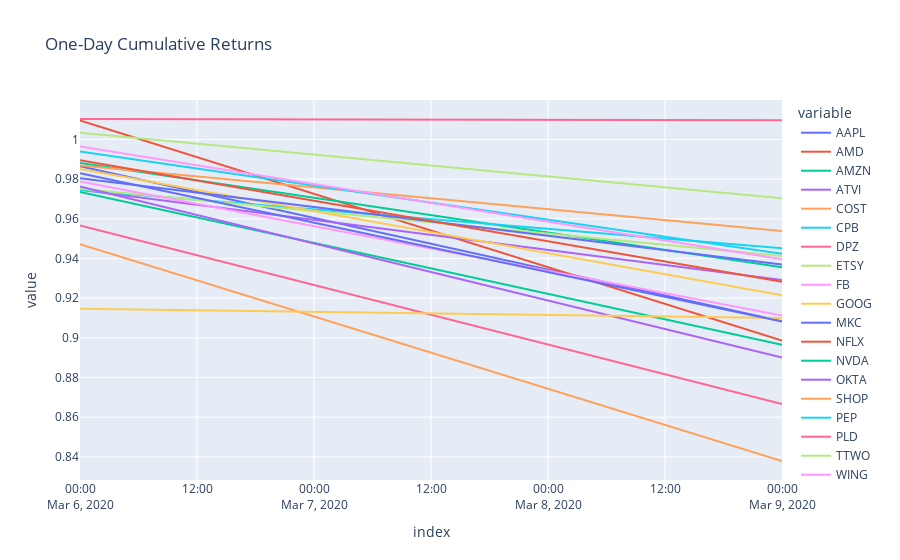

Here is the notebook cell this chart was saved with:
### Code cell
px.line(cumulative_returns, title = "One-Day Cumulative Returns")

### Figure 1 — Plotly figure (JSON) as saved in the notebook; plotly's stock layout.template omitted (floating-point values rounded to 4 significant figures)
{"data": [{"hovertemplate": "variable=AAPL<br>index=%{x}<br>value=%{y}<extra></extra>", "legendgroup": "AAPL", "line": {"color": "#636efa", "dash": "solid"}, "mode": "lines", "name": "AAPL", "orientation": "v", "showlegend": true, "type": "scatter", "x": ["2020-03-06", "2020-03-09"], "xaxis": "x", "y": [0.9865, 0.9084], "yaxis": "y"}, {"hovertemplate": "variable=AMD<br>index=%{x}<br>value=%{y}<extra></extra>", "legendgroup": "AMD", "line": {"color": "#EF553B", "dash": "solid"}, "mode": "lines", "name": "AMD", "orientation": "v", "showlegend": true, "type": "scatter", "x": ["2020-03-06", "2020-03-09"], "xaxis": "x", "y": [1.01, 0.8986], "yaxis": "y"}, {"hovertemplate": "variable=AMZN<br>index=%{x}<br>value=%{y}<extra></extra>", "legendgroup": "AMZN", "line": {"color": "#00cc96", "dash": "solid"}, "mode": "lines", "name": "AMZN", "orientation": "v", "showlegend": true, "type": "scatter", "x": ["2020-03-06", "2020-03-09"], "xaxis": "x", "y": [0.9881, 0.9355], "yaxis": "y"}, {"hovertemplate": "variable=ATVI<br>index=%{x}<br>value=%{y}<extra></extra>", "legendgroup": "ATVI", "line": {"color": "#ab63fa", "dash": "solid"}, "mode": "lines", "name": "ATVI", "orientation": "v", "showlegend": true, "type": "scatter", "x": ["2020-03-06", "2020-03-09"], "xaxis": "x", "y": [0.9746, 0.9292], "yaxis": "y"}, {"hovertemplate": "variable=COST<br>index=%{x}<br>value=%{y}<extra></extra>", "legendgroup": "COST", "line": {"color": "#FFA15A", "dash": "solid"}, "mode": "lines", "name": "COST", "orientation": "v", "showlegend": true, "type": "scatter", "x": ["2020-03-06", "2020-03-09"], "xaxis": "x", "y": [0.9868, 0.9539], "yaxis": "y"}, {"hovertemplate": "variable=CPB<br>index=%{x}<br>value=%{y}<extra></extra>", "legendgroup": "CPB", "line": {"color": "#19d3f3", "dash": "solid"}, "mode": "lines", "name": "CPB", "orientation": "v", "showlegend": true, "type": "scatter", "x": ["2020-03-06", "2020-03-09"], "xaxis": "x", "y": [0.9746, 0.9452], "yaxis": "y"}, {"hovertemplate": "variable=DPZ<br>index=%{x}<br>value=%{y}<extra></extra>", "legendgroup": "DPZ", "line": {"color": "#FF6692", "dash": "solid"}, "mode": "lines", "name": "DPZ", "orientation": "v", "showlegend": true, "type": "scatter", "x": ["2020-03-06", "2020-03-09"], "xaxis": "x", "y": [1.01, 1.01], "yaxis": "y"}, {"hovertemplate": "variable=ETSY<br>index=%{x}<br>value=%{y}<extra></extra>", "legendgroup": "ETSY", "line": {"color": "#B6E880", "dash": "solid"}, "mode": "lines", "name": "ETSY", "orientation": "v", "showlegend": true, "type": "scatter", "x": ["2020-03-06", "2020-03-09"], "xaxis": "x", "y": [0.9752, 0.9413], "yaxis": "y"}, {"hovertemplate": "variable=FB<br>index=%{x}<br>value=%{y}<extra></extra>", "legendgroup": "FB", "line": {"color": "#FF97FF", "dash": "solid"}, "mode": "lines", "name": "FB", "orientation": "v", "showlegend": true, "type": "scatter", "x": ["2020-03-06", "2020-03-09"], "xaxis": "x", "y": [0.9789, 0.9113], "yaxis": "y"}, {"hovertemplate": "variable=GOOG<br>index=%{x}<br>value=%{y}<extra></extra>", "legendgroup": "GOOG", "line": {"color": "#FECB52", "dash": "solid"}, "mode": "lines", "name": "GOOG", "orientation": "v", "showlegend": true, "type": "scatter", "x": ["2020-03-06", "2020-03-09"], "xaxis": "x", "y": [0.9852, 0.9215], "yaxis": "y"}, {"hovertemplate": "variable=MKC<br>index=%{x}<br>value=%{y}<extra></extra>", "legendgroup": "MKC", "line": {"color": "#636efa", "dash": "solid"}, "mode": "lines", "name": "MKC", "orientation": "v", "showlegend": true, "type": "scatter", "x": ["2020-03-06", "2020-03-09"], "xaxis": "x", "y": [0.9805, 0.937], "yaxis": "y"}, {"hovertemplate": "variable=NFLX<br>index=%{x}<br>value=%{y}<extra></extra>", "legendgroup": "NFLX", "line": {"color": "#EF553B", "dash": "solid"}, "mode": "lines", "name": "NFLX", "orientation": "v", "showlegend": true, "type": "scatter", "x": ["2020-03-06", "2020-03-09"], "xaxis": "x", "y": [0.9896, 0.9282], "yaxis": "y"}, {"hovertemplate": "variable=NVDA<br>index=%{x}<br>value=%{y}<extra></extra>", "legendgroup": "NVDA", "line": {"color": "#00cc96", "dash": "solid"}, "mode": "lines", "name": "NVDA", "orientation": "v", "showlegend": true, "type": "scatter", "x": ["2020-03-06", "2020-03-09"], "xaxis": "x", "y": [0.9736, 0.8965], "yaxis": "y"}, {"hovertemplate": "variable=OKTA<br>index=%{x}<br>value=%{y}<extra></extra>", "legendgroup": "OKTA", "line": {"color": "#ab63fa", "dash": "solid"}, "mode": "lines", "name": "OKTA", "orientation": "v", "showlegend": true, "type": "scatter", "x": ["2020-03-06", "2020-03-09"], "xaxis": "x", "y": [0.9763, 0.89], "yaxis": "y"}, {"hovertemplate": "variable=SHOP<br>index=%{x}<br>value=%{y}<extra></extra>", "legendgroup": "SHOP", "line": {"color": "#FFA15A", "dash": "solid"}, "mode": "lines", "name": "SHOP", "orientation": "v", "showlegend": true, "type": "scatter", "x": ["2020-03-06", "2020-03-09"], "xaxis": "x", "y": [0.9472, 0.8379], "yaxis": "y"}, {"hovertemplate": "variable=PEP<br>index=%{x}<br>value=%{y}<extra></extra>", "legendgroup": "PEP", "line": {"color": "#19d3f3", "dash": "solid"}, "mode": "lines", "name": "PEP", "orientation": "v", "showlegend": true, "type": "scatter", "x": ["2020-03-06", "2020-03-09"], "xaxis": "x", "y": [0.994, 0.9424], "yaxis": "y"}, {"hovertemplate": "variable=PLD<br>index=%{x}<br>value=%{y}<extra></extra>", "legendgroup": "PLD", "line": {"color": "#FF6692", "dash": "solid"}, "mode": "lines", "name": "PLD", "orientation": "v", "showlegend": true, "type": "scatter", "x": ["2020-03-06", "2020-03-09"], "xaxis": "x", "y": [0.9566, 0.8667], "yaxis": "y"}, {"hovertemplate": "variable=TTWO<br>index=%{x}<br>value=%{y}<extra></extra>", "legendgroup": "TTWO", "line": {"color": "#B6E880", "dash": "solid"}, "mode": "lines", "name": "TTWO", "orientation": "v", "showlegend": true, "type": "scatter", "x": ["2020-03-06", "2020-03-09"], "xaxis": "x", "y": [1.003, 0.9703], "yaxis": "y"}, {"hovertemplate": "variable=WING<br>index=%{x}<br>value=%{y}<extra></extra>", "legendgroup": "WING", "line": {"color": "#FF97FF", "dash": "solid"}, "mode": "lines", "name": "WING", "orientation": "v", "showlegend": true, "type": "scatter", "x": ["2020-03-06", "2020-03-09"], "xaxis": "x", "y": [0.9965, 0.9397], "yaxis": "y"}, {"hovertemplate": "variable=ZM<br>index=%{x}<br>value=%{y}<extra></extra>", "legendgroup": "ZM", "line": {"color": "#FECB52", "dash": "solid"}, "mode": "lines", "name": "ZM", "orientation": "v", "showlegend": true, "type": "scatter", "x": ["2020-03-06", "2020-03-09"], "xaxis": "x", "y": [0.9146, 0.91], "yaxis": "y"}, {"hovertemplate": "variable=S&P 500<br>index=%{x}<br>value=%{y}<extra></extra>", "legendgroup": "S&P 500", "line": {"color": "#636efa", "dash": "solid"}, "mode": "lines", "name": "S&P 500", "orientation": "v", "showlegend": true, "type": "scatter", "x": ["2020-03-06", "2020-03-09"], "xaxis": "x", "y": [0.9829, 0.9083], "yaxis": "y"}], "layout": {"autosize": true, "legend": {"title": {"text": "variable"}, "tracegroupgap": 0}, "title": {"text": "One-Day Cumulative Returns"}, "xaxis": {"anchor": "y", "autorange": true, "domain": [0, 1], "range": ["2020-03-06", "2020-03-09"], "title": {"text": "index"}, "type": "date"}, "yaxis": {"anchor": "x", "autorange": true, "domain": [0, 1], "range": [0.8284, 1.02], "title": {"text": "value"}, "type": "linear"}}}
